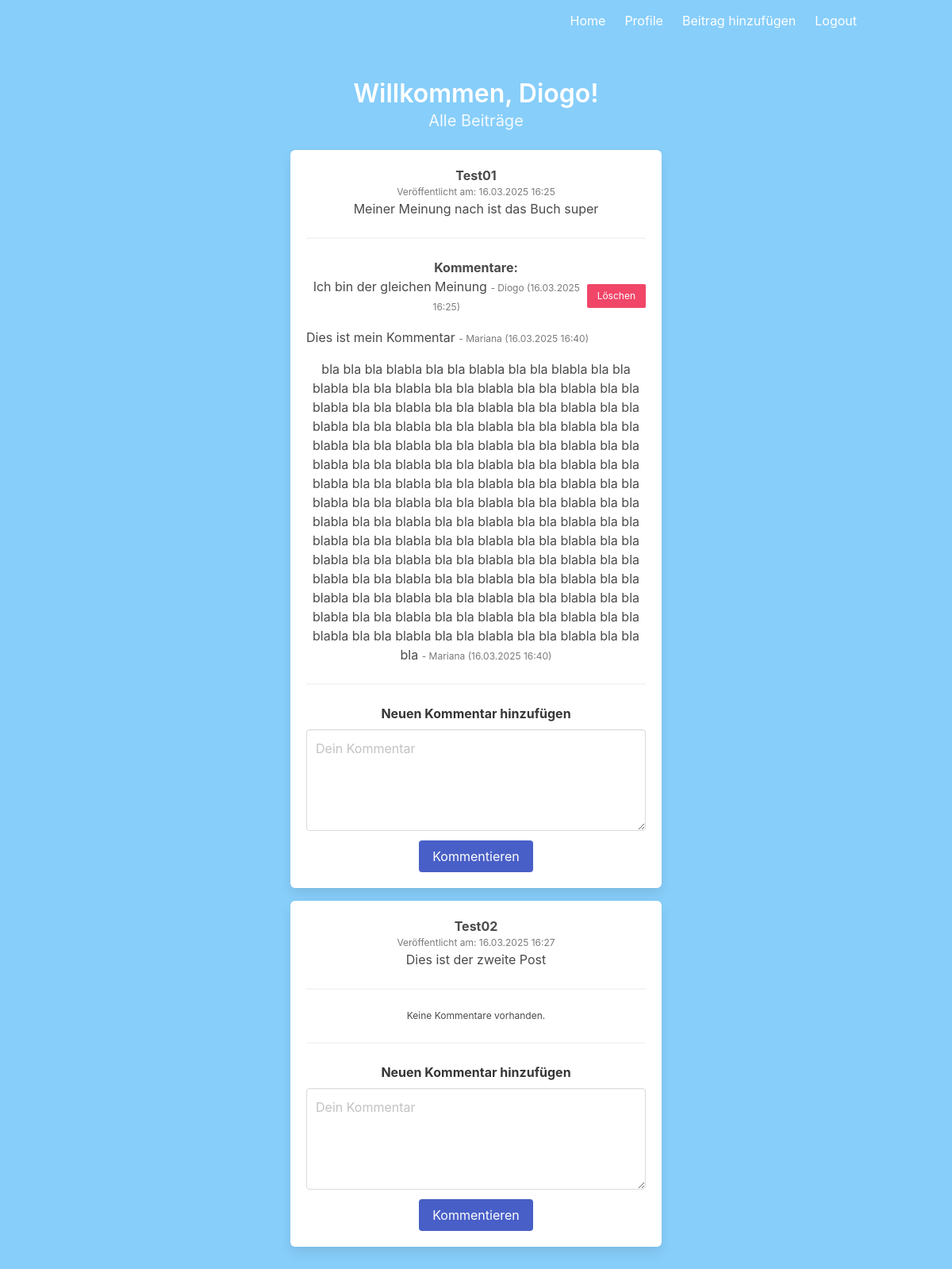
Page / (signed in) on the earlier database version.
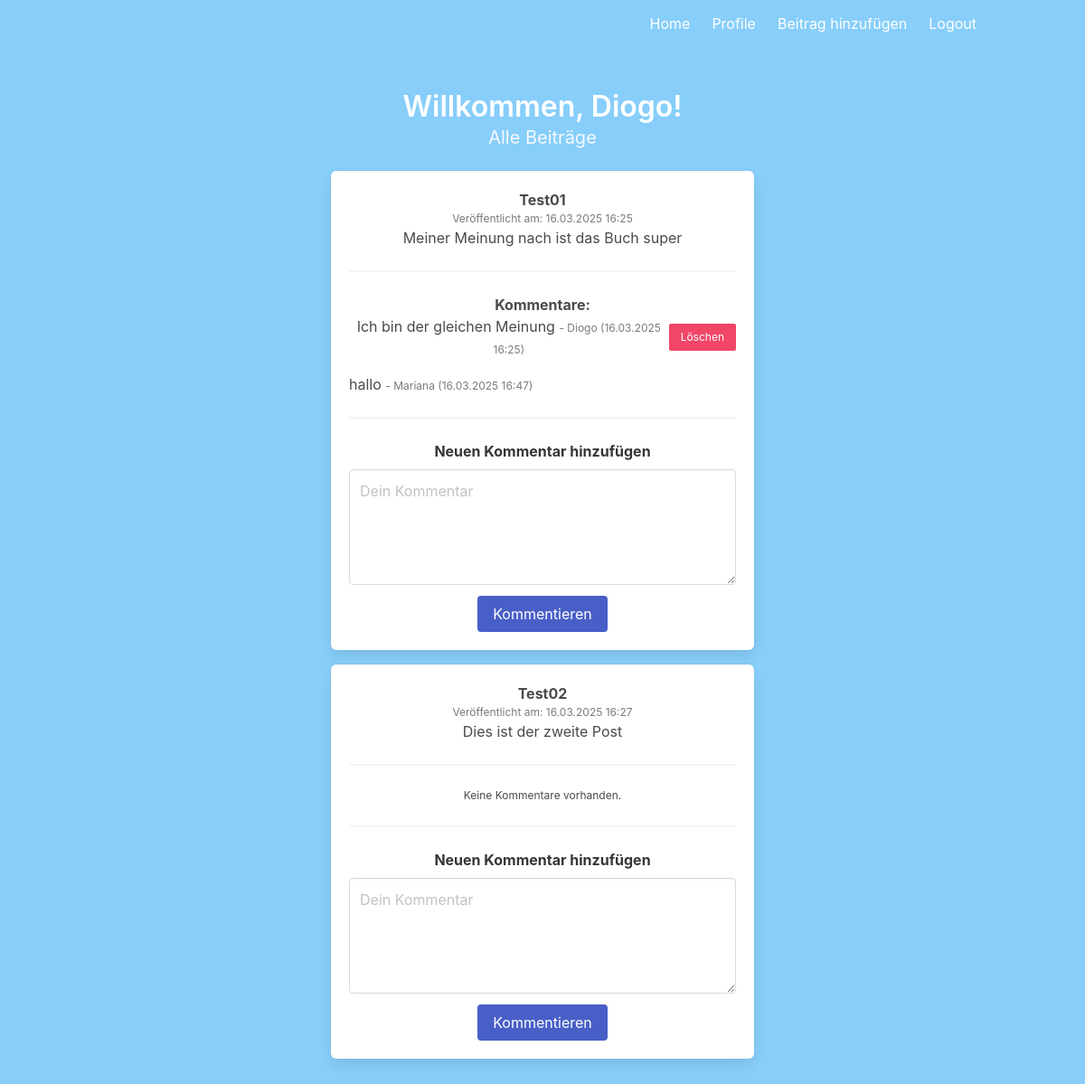
Same page on the later database version.
### project/models.py (models this page shows)
class User(UserMixin, db.Model):
    id = db.Column(db.Integer, primary_key=True)  # Primary keys sind erforderlich
    email = db.Column(db.String(100), unique=True)
    password = db.Column(db.String(100))
    name = db.Column(db.String(1000))
    posts = db.relationship('Post', backref='author', lazy=True)
    comments = db.relationship('Comment', backref='comment_author', lazy=True)

class Post(db.Model):
    id = db.Column(db.Integer, primary_key=True)
    title = db.Column(db.String(255), nullable=False)
    meinung = db.Column(db.Text, nullable=False)
    user_id = db.Column(db.Integer, db.ForeignKey('user.id'), nullable=False)
    date_created = db.Column(db.DateTime, default=datetime.utcnow)
    comments = db.relationship('Comment', backref='post', lazy=True)

class Comment(db.Model):
    id = db.Column(db.Integer, primary_key=True)
    text = db.Column(db.Text, nullable=False)
    user_id = db.Column(db.Integer, db.ForeignKey('user.id'), nullable=False)
    post_id = db.Column(db.Integer, db.ForeignKey('post.id'), nullable=False)
    date_created = db.Column(db.DateTime, default=datetime.utcnow)

### project/main.py (the view, shortened to what this page needs)
@main.route('/', methods=['GET', 'POST'])
@login_required
def index():
    posts = Post.query.all()
    return render_template('index.html', posts=posts)

### project/__init__.py (called while the page is built)
def create_app():
    app = Flask(__name__)
    app.config['SECRET_KEY'] = '9OLWxND4o83j4K4iuopO'
    app.config['SQLALCHEMY_DATABASE_URI'] = 'sqlite:///db.sqlite'
    db.init_app(app)
    login_manager = LoginManager()
    login_manager.login_view = 'auth.login'
    login_manager.init_app(app)
    from .models import User
    @login_manager.user_loader
    def load_user(user_id):
        return User.query.get(int(user_id))
    from .auth import auth as auth_blueprint
    app.register_blueprint(auth_blueprint)
    from .main import main as main_blueprint
    app.register_blueprint(main_blueprint)
    return app

### project/templates/index.html (shortened to what this page needs)
{% extends "base.html" %}
{% block content %}
{% if current_user.is_authenticated %}
  <h1 class="title has-text-centered">Willkommen, {{ current_user.name }}!</h1>
{% endif %}
<h2 class="subtitle has-text-centered">Alle Beiträge</h2>
<div class="columns is-centered">
  <div class="column is-half">
    {% for post in posts %}
      <div class="box mb-4">
        <p class="has-text-weight-bold">{{ post.title }}</p>
        <p class="is-size-7 has-text-grey">
          Veröffentlicht am: {{ post.date_created.strftime('%d.%m.%Y %H:%M') }}
        </p>
        <p>{{ post.meinung }}</p>
        {% if post.comments and post.comments|length > 0 %}
          <hr>
          <strong>Kommentare:</strong>
          {% for c in post.comments %}
            <div class="comment-item">
              <p class="comment-text">
                {{ c.text }}
                <small class="is-size-7 has-text-grey">
                  - {{ c.comment_author.name }}
                  {% if c.date_created %}
                    ({{ c.date_created.strftime('%d.%m.%Y %H:%M') }})
                  {% endif %}
                </small>
              </p>
              {% if c.user_id == current_user.id %}
                <form method="POST" action="{{ url_for('main.delete_comment', comment_id=c.id) }}">
                  <button class="button is-danger is-small" type="submit" onclick="return confirm('Kommentar wirklich löschen?');">Löschen</button>
                </form>
              {% endif %}
            </div>
          {% endfor %}
        {% else %}
          <hr>
          <p class="is-size-7">Keine Kommentare vorhanden.</p>
        {% endif %}
        <hr>
        <form method="POST" action="{{ url_for('main.index') }}">
          <div class="field">
            <label class="label">Neuen Kommentar hinzufügen</label>
            <div class="control">
              <textarea class="textarea" name="comment_text" placeholder="Dein Kommentar" required></textarea>
            </div>
          </div>
          <button class="button is-link" type="submit">Kommentieren</button>
        </form>
      </div>
    {% endfor %}
  </div>
</div>
{% endblock %}

### project/templates/base.html (shortened to what this page needs)
<!DOCTYPE html>
<html>
<head>
    <link rel="stylesheet" href="https://cdnjs.cloudflare.com/ajax/libs/bulma/0.7.2/css/bulma.min.css" />
</head>
<body>
    <section class="hero is-primary is-fullheight">
        <div class="hero-head">
            <nav class="navbar">
                <div class="container">
                    <div id="navbarMenuHeroA" class="navbar-menu">
                        <div class="navbar-end">
                            <a href="{{ url_for('main.index') }}" class="navbar-item">
                                Home
                            </a>
                            {% if current_user.is_authenticated %}
                                <a href="{{ url_for('main.profile') }}" class="navbar-item">
                                    Profile
                                </a>
                                <a href="{{ url_for('main.add_post') }}" class="navbar-item">
                                    Beitrag hinzufügen
                                </a>
                                <a href="{{ url_for('auth.logout') }}" class="navbar-item">
                                    Logout
                                </a>
                            {% endif %}
                        </div>
                    </div>
                </div>
            </nav>
        </div>
        <div class="hero-body">
            <div class="container has-text-centered">
               {% block content %}
               {% endblock %}
            </div>
        </div>
    </section>
</body>
</html>

### project/templates/base.html (style rules this page uses)
.hero.is-primary { background-color: #87cefa; }
.comment-item { display: flex; align-items: center; justify-content: space-between; margin-bottom: 1rem; }
.comment-text { margin: 0; }

### project/templates/index.html (style rules this page uses)
.comment-item { display: flex; align-items: center; justify-content: space-between; margin-bottom: 1rem; }
.comment-text { margin: 0; }

Differences in the rows shown:
removed Comment: text "Dies ist mein Kommentar", comment_author.name "Mariana", date_created "16.03.2025 16:40", shown under Post "Test01"
removed Comment: text "bla bla bla blabla bla bla blabla bla bla blabla bla bla blabla bla bla blabla bla bla blabla bla bla blabla bla bla blabla bla bla blabla bla bla blabla bla bla blabla bla bla blabla bla bla blabla bla bla blabla bla bla blabla bla bla blabla bla bla blabla bla bla blabla bla bla blabla bla bla blabla bla bla blabla bla bla blabla bla bla blabla bla bla blabla bla bla blabla bla bla blabla bla bla blabla bla bla blabla bla bla blabla bla bla blabla bla bla blabla bla bla blabla bla bla blabla bla bla blabla bla bla blabla bla bla blabla bla bla blabla bla bla blabla bla bla blabla bla bla blabla bla bla blabla bla bla blabla bla bla blabla bla bla blabla bla bla blabla bla bla blabla bla…", comment_author.name "Mariana", date_created "16.03.2025 16:40", shown under Post "Test01"
added Comment: text "hallo", comment_author.name "Mariana", date_created "16.03.2025 16:47", shown under Post "Test01"
